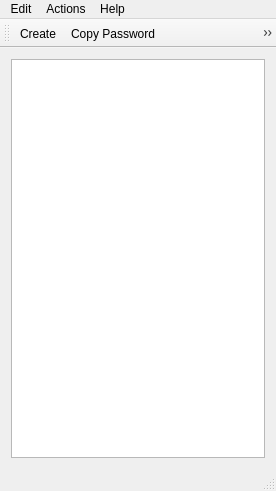
<?xml version="1.0" encoding="UTF-8"?>
<ui version="4.0">
 <class>MainWindow</class>
 <widget class="QMainWindow" name="MainWindow">
  <property name="geometry">
   <rect>
    <x>0</x>
    <y>0</y>
    <width>276</width>
    <height>491</height>
   </rect>
  </property>
  <property name="windowTitle">
   <string>MainWindow</string>
  </property>
  <widget class="QWidget" name="centralWidget">
   <layout class="QVBoxLayout" name="verticalLayout">
    <item>
     <widget class="QListView" name="accountsListView">
      <property name="editTriggers">
       <set>QAbstractItemView::NoEditTriggers</set>
      </property>
     </widget>
    </item>
   </layout>
  </widget>
  <widget class="QMenuBar" name="menuBar">
   <property name="geometry">
    <rect>
     <x>0</x>
     <y>0</y>
     <width>276</width>
     <height>22</height>
    </rect>
   </property>
   <property name="defaultUp">
    <bool>false</bool>
   </property>
   <property name="nativeMenuBar">
    <bool>true</bool>
   </property>
   <widget class="QMenu" name="menuActions">
    <property name="title">
     <string>Edit</string>
    </property>
    <addaction name="actionCreate"/>
    <addaction name="actionEdit"/>
    <addaction name="actionDelete"/>
   </widget>
   <widget class="QMenu" name="menuActions_2">
    <property name="title">
     <string>Actions</string>
    </property>
    <addaction name="actionLaunch_Browser"/>
    <addaction name="actionCopy_Password"/>
    <addaction name="actionCopy_Old_Password_2"/>
    <addaction name="separator"/>
    <addaction name="actionSynchornize"/>
   </widget>
   <widget class="QMenu" name="menuSettings">
    <property name="title">
     <string>Help</string>
    </property>
    <addaction name="actionPreferences"/>
   </widget>
   <addaction name="menuActions"/>
   <addaction name="menuActions_2"/>
   <addaction name="menuSettings"/>
  </widget>
  <widget class="QToolBar" name="mainToolBar">
   <attribute name="toolBarArea">
    <enum>TopToolBarArea</enum>
   </attribute>
   <attribute name="toolBarBreak">
    <bool>false</bool>
   </attribute>
   <addaction name="actionCreate"/>
   <addaction name="actionCopy_Password"/>
   <addaction name="actionLaunch_Browser"/>
   <addaction name="actionPreferences"/>
   <addaction name="actionSynchornize"/>
  </widget>
  <widget class="QStatusBar" name="statusBar"/>
  <action name="actionCreate">
   <property name="icon">
    <iconset resource="icons.qrc">
     <normaloff>:/icons8-plus-50.png</normaloff>:/icons8-plus-50.png</iconset>
   </property>
   <property name="text">
    <string>Create</string>
   </property>
   <property name="toolTip">
    <string>Create Account</string>
   </property>
  </action>
  <action name="actionEdit">
   <property name="icon">
    <iconset resource="icons.qrc">
     <normaloff>:/icons8-edit-50.png</normaloff>:/icons8-edit-50.png</iconset>
   </property>
   <property name="text">
    <string>Edit</string>
   </property>
  </action>
  <action name="actionDelete">
   <property name="icon">
    <iconset resource="icons.qrc">
     <normaloff>:/icons8-trash-can-50.png</normaloff>:/icons8-trash-can-50.png</iconset>
   </property>
   <property name="text">
    <string>Delete</string>
   </property>
  </action>
  <action name="actionCopy_Password">
   <property name="icon">
    <iconset resource="icons.qrc">
     <normaloff>:/icons8-copy-to-clipboard-50.png</normaloff>:/icons8-copy-to-clipboard-50.png</iconset>
   </property>
   <property name="text">
    <string>Copy Password</string>
   </property>
  </action>
  <action name="actionSynchornize">
   <property name="icon">
    <iconset resource="icons.qrc">
     <normaloff>:/icons8-download-from-cloud-50.png</normaloff>:/icons8-download-from-cloud-50.png</iconset>
   </property>
   <property name="text">
    <string>Synchornize</string>
   </property>
  </action>
  <action name="actionPreferences">
   <property name="icon">
    <iconset resource="icons.qrc">
     <normaloff>:/icons8-gear-50.png</normaloff>:/icons8-gear-50.png</iconset>
   </property>
   <property name="text">
    <string>Preferences..</string>
   </property>
  </action>
  <action name="actionCopy_Old_Password_2">
   <property name="icon">
    <iconset resource="icons.qrc">
     <normaloff>:/icons8-copy-to-clipboard-50.png</normaloff>:/icons8-copy-to-clipboard-50.png</iconset>
   </property>
   <property name="text">
    <string>Copy Old Password</string>
   </property>
  </action>
  <action name="actionLaunch_Browser">
   <property name="icon">
    <iconset resource="icons.qrc">
     <normaloff>:/icons8-globe-50.png</normaloff>:/icons8-globe-50.png</iconset>
   </property>
   <property name="text">
    <string>Launch Browser</string>
   </property>
  </action>
 </widget>
 <layoutdefault spacing="6" margin="11"/>
 <resources>
  <include location="icons.qrc"/>
 </resources>
 <connections/>
</ui>
